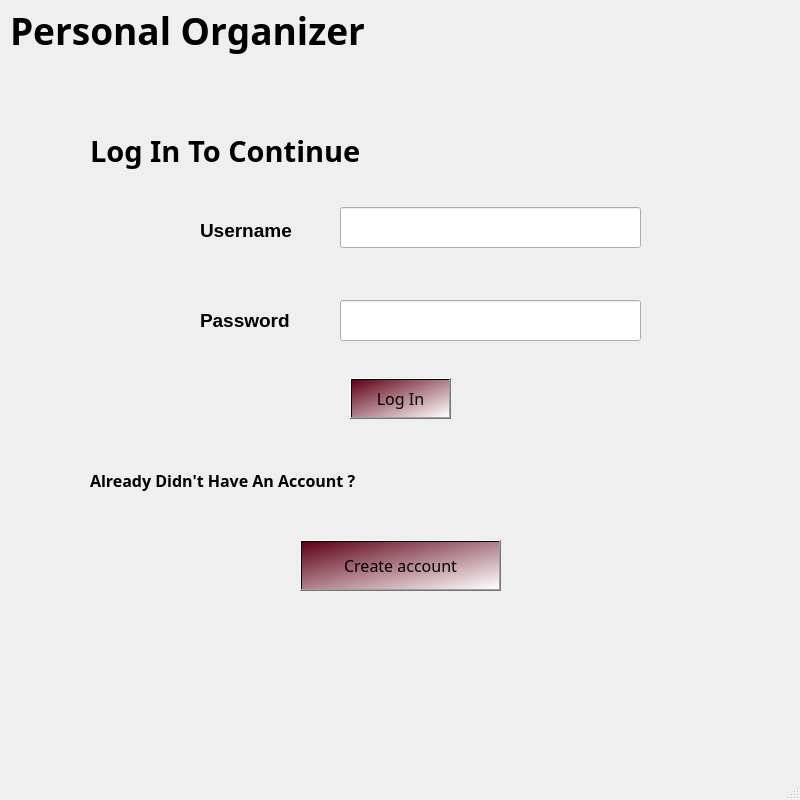
<?xml version="1.0" encoding="UTF-8"?>
<ui version="4.0">
 <class>MainWindow</class>
 <widget class="QMainWindow" name="MainWindow">
  <property name="geometry">
   <rect>
    <x>0</x>
    <y>0</y>
    <width>800</width>
    <height>800</height>
   </rect>
  </property>
  <property name="maximumSize">
   <size>
    <width>800</width>
    <height>800</height>
   </size>
  </property>
  <property name="windowTitle">
   <string>MainWindow</string>
  </property>
  <property name="styleSheet">
   <string notr="true"/>
  </property>
  <widget class="QWidget" name="centralwidget">
   <widget class="QLabel" name="label_2">
    <property name="geometry">
     <rect>
      <x>90</x>
      <y>130</y>
      <width>531</width>
      <height>41</height>
     </rect>
    </property>
    <property name="font">
     <font>
      <family>Segoe UI Variable Text Semibold</family>
      <pointsize>22</pointsize>
      <bold>true</bold>
     </font>
    </property>
    <property name="text">
     <string>Log In To Continue</string>
    </property>
   </widget>
   <widget class="QLineEdit" name="enterusername">
    <property name="geometry">
     <rect>
      <x>340</x>
      <y>207</y>
      <width>301</width>
      <height>41</height>
     </rect>
    </property>
   </widget>
   <widget class="QLineEdit" name="enterpassword">
    <property name="geometry">
     <rect>
      <x>340</x>
      <y>300</y>
      <width>301</width>
      <height>41</height>
     </rect>
    </property>
    <property name="maximumSize">
     <size>
      <width>700</width>
      <height>800</height>
     </size>
    </property>
    <property name="echoMode">
     <enum>QLineEdit::EchoMode::Password</enum>
    </property>
   </widget>
   <widget class="QLabel" name="label_3">
    <property name="geometry">
     <rect>
      <x>200</x>
      <y>220</y>
      <width>121</width>
      <height>20</height>
     </rect>
    </property>
    <property name="font">
     <font>
      <pointsize>14</pointsize>
      <bold>true</bold>
     </font>
    </property>
    <property name="text">
     <string>Username</string>
    </property>
   </widget>
   <widget class="QLabel" name="label_4">
    <property name="geometry">
     <rect>
      <x>200</x>
      <y>310</y>
      <width>111</width>
      <height>20</height>
     </rect>
    </property>
    <property name="font">
     <font>
      <pointsize>14</pointsize>
      <bold>true</bold>
     </font>
    </property>
    <property name="text">
     <string>Password</string>
    </property>
   </widget>
   <widget class="QPushButton" name="login">
    <property name="geometry">
     <rect>
      <x>350</x>
      <y>378</y>
      <width>101</width>
      <height>41</height>
     </rect>
    </property>
    <property name="font">
     <font>
      <family>Showcard Gothic</family>
      <pointsize>12</pointsize>
      <italic>false</italic>
      <bold>false</bold>
     </font>
    </property>
    <property name="styleSheet">
     <string notr="true">background-color: qlineargradient(spread:pad, x1:0, y1:0, x2:1, y2:1, stop:0 rgba(95, 0, 23, 255), stop:1 rgba(255, 255, 255, 255));
color: rgb(0, 0, 0);
font: 12pt &quot;Showcard Gothic&quot;;</string>
    </property>
    <property name="text">
     <string>Log In</string>
    </property>
   </widget>
   <widget class="QLabel" name="label_5">
    <property name="geometry">
     <rect>
      <x>50</x>
      <y>470</y>
      <width>261</width>
      <height>20</height>
     </rect>
    </property>
    <property name="text">
     <string/>
    </property>
   </widget>
   <widget class="QLabel" name="label_6">
    <property name="geometry">
     <rect>
      <x>90</x>
      <y>460</y>
      <width>321</width>
      <height>41</height>
     </rect>
    </property>
    <property name="font">
     <font>
      <family>Segoe UI Variable Text Light</family>
      <pointsize>12</pointsize>
      <bold>true</bold>
     </font>
    </property>
    <property name="text">
     <string>Already Didn't Have An Account ?</string>
    </property>
   </widget>
   <widget class="QPushButton" name="createaccount">
    <property name="geometry">
     <rect>
      <x>300</x>
      <y>540</y>
      <width>201</width>
      <height>51</height>
     </rect>
    </property>
    <property name="font">
     <font>
      <family>Showcard Gothic</family>
      <pointsize>12</pointsize>
      <italic>false</italic>
      <bold>false</bold>
     </font>
    </property>
    <property name="styleSheet">
     <string notr="true">background-color: qlineargradient(spread:pad, x1:0, y1:0, x2:1, y2:1, stop:0 rgba(95, 0, 23, 255), stop:1 rgba(255, 255, 255, 255));
color: rgb(0, 0, 0);
font: 12pt &quot;Showcard Gothic&quot;;</string>
    </property>
    <property name="text">
     <string>Create account</string>
    </property>
   </widget>
   <widget class="QLabel" name="label_8">
    <property name="geometry">
     <rect>
      <x>10</x>
      <y>0</y>
      <width>641</width>
      <height>61</height>
     </rect>
    </property>
    <property name="font">
     <font>
      <family>Perpetua Titling MT</family>
      <pointsize>28</pointsize>
      <bold>true</bold>
      <underline>false</underline>
      <strikeout>false</strikeout>
      <kerning>false</kerning>
     </font>
    </property>
    <property name="text">
     <string>Personal Organizer</string>
    </property>
   </widget>
   <widget class="QLabel" name="label_7">
    <property name="geometry">
     <rect>
      <x>0</x>
      <y>-240</y>
      <width>801</width>
      <height>351</height>
     </rect>
    </property>
    <property name="styleSheet">
     <string notr="true">image:url(:/images/header.jpg)</string>
    </property>
    <property name="text">
     <string>TextLabel</string>
    </property>
   </widget>
   <widget class="QLabel" name="label">
    <property name="geometry">
     <rect>
      <x>-210</x>
      <y>90</y>
      <width>1291</width>
      <height>871</height>
     </rect>
    </property>
    <property name="styleSheet">
     <string notr="true">image:url(:/images/sky.jpg)</string>
    </property>
    <property name="text">
     <string>TextLabel</string>
    </property>
   </widget>
   <zorder>label</zorder>
   <zorder>label_7</zorder>
   <zorder>label_2</zorder>
   <zorder>enterusername</zorder>
   <zorder>enterpassword</zorder>
   <zorder>label_3</zorder>
   <zorder>label_4</zorder>
   <zorder>login</zorder>
   <zorder>label_5</zorder>
   <zorder>label_6</zorder>
   <zorder>createaccount</zorder>
   <zorder>label_8</zorder>
  </widget>
  <widget class="QMenuBar" name="menubar">
   <property name="geometry">
    <rect>
     <x>0</x>
     <y>0</y>
     <width>800</width>
     <height>25</height>
    </rect>
   </property>
  </widget>
  <widget class="QStatusBar" name="statusbar"/>
 </widget>
 <resources/>
 <connections/>
</ui>
